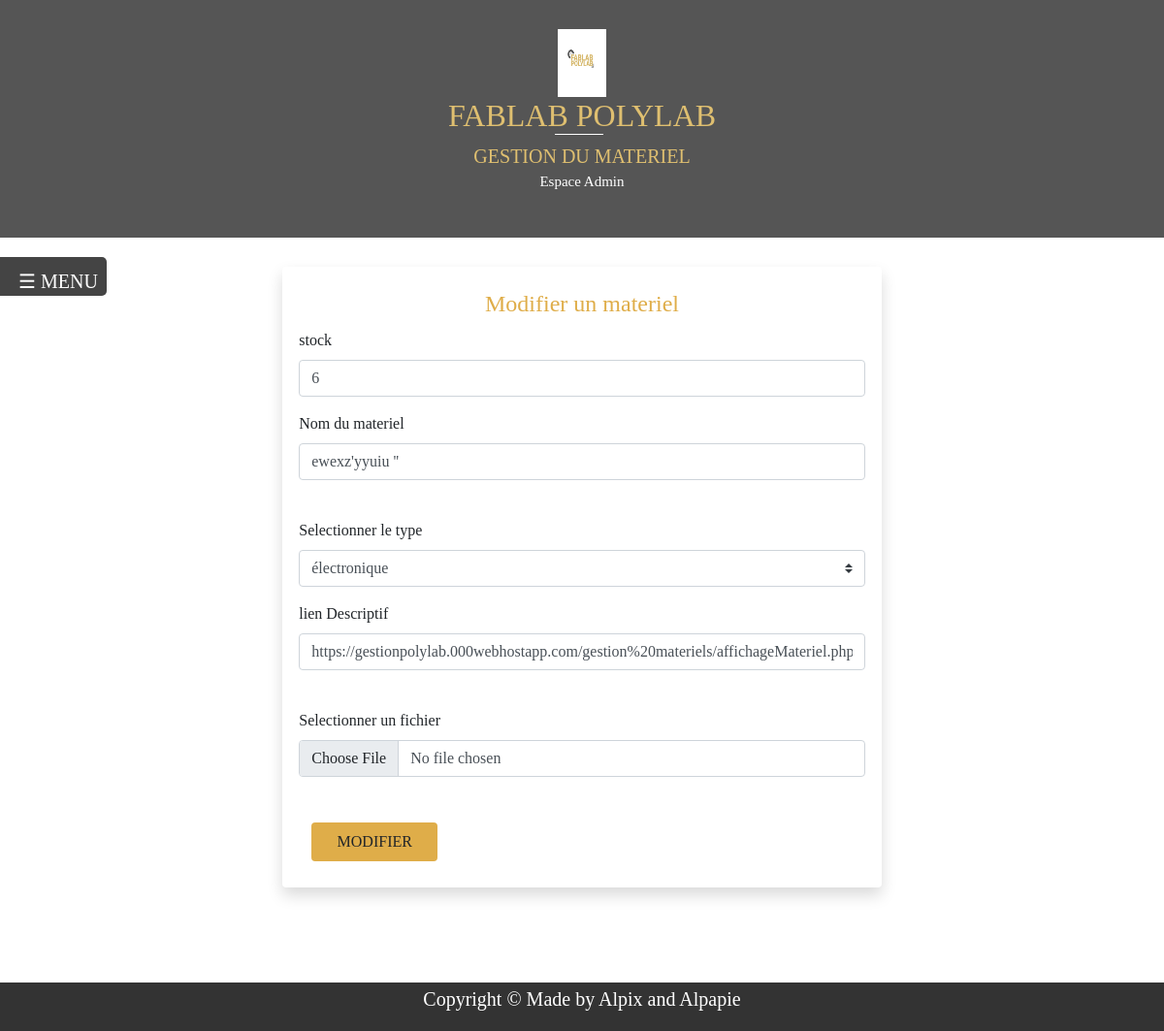
Screenshot of /gestion materiels/modifMateriel.php?id=51 (signed in) with the database file from the repository.
### tables this page shows
CREATE TABLE IF NOT EXISTS `materiels` (
  `id` int(11) NOT NULL AUTO_INCREMENT,
  `stock` int(50) NOT NULL,
  `nom` varchar(256) NOT NULL,
  `typpe` varchar(256) NOT NULL,
  `images` varchar(256) NOT NULL,
  `date ajout` timestamp NOT NULL DEFAULT CURRENT_TIMESTAMP,
  `lienDescription` varchar(256) NOT NULL,
  PRIMARY KEY (`id`)
);

### gestion materiels/modifMateriel.php (the view, shortened to what this page needs)
  <html lang="en">
<head>
    <link rel="stylesheet" href="../view/style.css">
    <link rel="stylesheet" type="text/css" href="../view/css/bootstrap.css">
    <link rel="stylesheet" type="text/css" href="../view/css/bootstrap.min.css">
<?php
$id= $_GET['id'];
require("../controller/connexion-bd.php");
$requet="SELECT* FROM materiels where id=$id";
$resultat=mysqli_query($connexion,$requet);
$ligne=mysqli_fetch_assoc($resultat);
?>
<!DOCTYPE html>
<html lang="en">
<head>
</head>
<body>
  <?Php include("../view/header.php");
?>
</body>
</html>
</head>
<body>
<button class="openbtn" onclick="openNav()"> <span style="margin-right: -100px">☰ MENU</span></button>
<div class="  container ">
			<div class="row col-12 col-sm-7 align mx-auto ">
            <div class="form_edit shadow rounded ">
            <form class="row "  action="../controller/modifMateriel.php" method="post" enctype="multipart/form-data">
            <fieldset>
            <legend style="color: #dfad49;text-align: center;">	Modifier un materiel</legend>
               <div class="mb-3">
                <label class="form-label">stock</label>
                <input class="form-control" type="text" class="form-control "name="code" value="<?Php echo $ligne['stock']?>" required>
              </div>
                       <div class="mb-3">
                <label  class="form-label">  Nom du materiel  </label>
                <input class="form-control" type="text" name="nom" value="<?Php echo $ligne['nom']?>" required class="form-control" ><br>
              </div>
                           <div class="mb-3">
                              <label  for="type" class="form-label"> Selectionner le type </label>
<select class="custom-select mr-sm-2" id="inlineFormCustomSelect" name="typpe" data-style="btn-warning">
  <option value="électronique" >électronique</option>
 </select>
 </div>
                       <div class="mb-3">
                <label  class="form-label">lien Descriptif  </label>
                <input class="form-control" type="text" name="lienDescription" value="<?Php echo $ligne['lienDescription']?>" required class="form-control" ><br>
              </div>
                           <div class="mb-3">
                                                          <label  for="fichier" class="form-label">  Selectionner un fichier </label>
                          <input type="file" class="form-control"name="image" value="<?Php echo $ligne['images']?>" ><br>
                          </div>
              <div class="btn">
                <button  style="background-color: #dfad49; text-align: center;" type="submit" class="btn ">MODIFIER</button>
              </div>
         </fieldset>
         </div>
</div>
    </div></div><br><br>
    <footer class="footer">
        <p style="font-size:20px">Copyright &copy; Made by Alpix and Alpapie </p>
    </footer>
</body>
</html>

### view/style.css (style rules this page uses)
* { position: relative; margin: 0%; padding: 0%; font-family:'Bahnschrift'; }
* { box-sizing: border-box; }
body { margin: 0; font-size: 26px; }
footer.footer { position: relative; height: 70px; font-size: 16px; bottom: 0; display: flex; flex-direction: column; justify-content: center; }
footer.footer { text-align: center; background-color: #333; height: 50px; bottom: 0; width: 100%; color:#FFF; margin-top: 50px; }
body { font-family:'Arial'; }
fieldset > legend { text-align:center; display:flex; flex-direction:column; }
fieldset { border-radius: 7px; padding: 10px; }
button { margin-left: 80px; width: 130px; height: 40px; }

### view/header.php (style rules this page uses)
* { box-sizing: border-box; }
button { background-color: #ddd; border: none; cursor: pointer; }

### gestion materiels/modifMateriel.php (style rules this page uses)
.openbtn { position:fixed; z-index: 1; font-size: 20px; cursor: pointer; background-color: #444; color: white; padding: 10px 15px; border: none; margin-left: 10px; margin-top: 20px; border-radius: 10px; transition: all .2s; left: -100px; width: 200px; transition: 0.3s; text-decoration: none; font-size: 20px; color: white; border-radius: 0 5px 5px 0; }
div.form_edit { margin-top: 30px; padding: 20px; margin-right: 00px; }
.align { text-align:left ; }

### rows the page displays
materiels: code "6", nom "ewexz'yyuiu ''", lienDescription "https://gestionpolylab.000webhostapp.com/gestion%20materiels/affichageMateriel.php"
